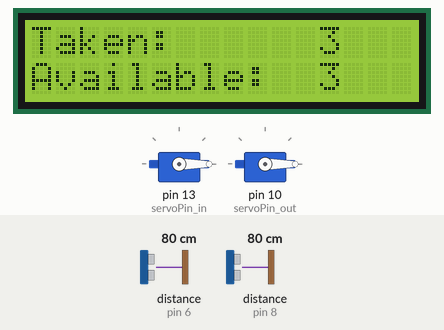
Simulated run of this sketch. Board: Arduino Uno, built with avr-gcc and run on an emulated ATmega328P. On the bench: 16×2 character LCD, 2 × servo. Wiring (inferred from the names in the program): 2 × ultrasonic range finder: trigger pin 7, echo pin 6 / trigger pin 9, echo pin 8. The inputs (shaded band) are chosen by the test bench; at power-on: distance to the obstacle (sensors on pin 6, pin 8) 80 cm. The echo pulse lasts 58.3 µs per cm; what the sketch prints to the serial monitor is not drawn.

Above: at 1.2 s.
1.3 s: distance to the obstacle (sensor on pin 6) set to 57 cm
3.3 s: distance to the obstacle (sensor on pin 6) set to 47 cm
At 4.4 s:
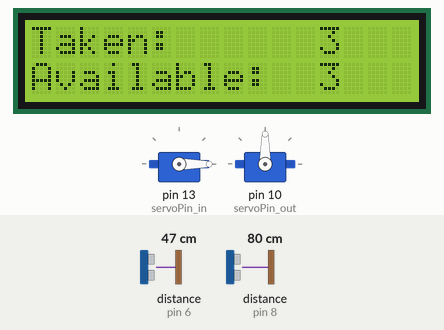
5.6 s: distance to the obstacle (sensor on pin 8) set to 57 cm
7.3 s: distance to the obstacle (sensor on pin 8) set to 47 cm
At 9.2 s:
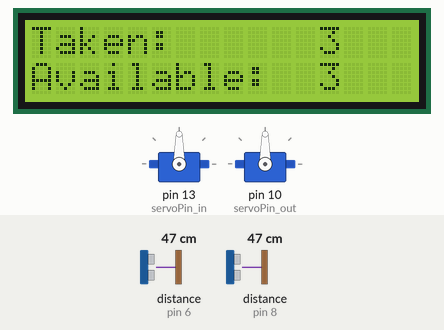
Timing chart, 0 to 10.6 s (numbered marks = the images above; inputs shaded):
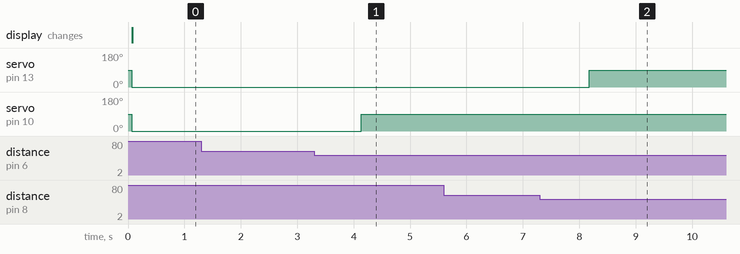

The sketch:

SmartCounting.ino
```cpp
#include <Servo.h>
#include <LiquidCrystal.h>

Servo myservo_in;
Servo myservo_out;

const unsigned int TRIG_PIN_IN = 9;
const unsigned int ECHO_PIN_IN = 8;
const unsigned int servoPin_in = 13;
const unsigned int TRIG_PIN_OUT = 7;
const unsigned int ECHO_PIN_OUT = 6;
const unsigned int servoPin_out = 10;

int pos_in = 0;
int lastPos_in = 0;
int pos_out = 0;
int lastPos_out = 0;
int slots = 3;  // Available slots
int take = 3;  // Taken slots
long lastTime_in = 0;
long lastTime_out = 0;
float distance_in = 0;
float distance_out = 0;

LiquidCrystal lcd(12, 11, 5, 4, 3, 2);

// This function will return the distance between object and sensor
float getDistance(int TRIG_PIN, int ECHO_PIN) {
  digitalWrite(TRIG_PIN, LOW);
  delayMicroseconds(2);
  digitalWrite(TRIG_PIN, HIGH);
  delayMicroseconds(10);
  digitalWrite(TRIG_PIN, LOW);
  return pulseIn(ECHO_PIN, HIGH) / 29 / 2;
}

void setup() {
  // set up the lcd's number of columns and rows:
  lcd.begin(16, 2);
  pinMode(TRIG_PIN_IN, OUTPUT);
  pinMode(ECHO_PIN_IN, INPUT);
  myservo_in.attach(servoPin_in);
  pinMode(TRIG_PIN_OUT, OUTPUT);
  pinMode(ECHO_PIN_OUT, INPUT);
  myservo_out.attach(servoPin_out);
  Serial.begin(9600);
  myservo_in.write(0);
  myservo_out.write(0);
}

void loop() {
  distance_in = getDistance(TRIG_PIN_IN, ECHO_PIN_IN);
  distance_out = getDistance(TRIG_PIN_OUT, ECHO_PIN_OUT);

  Serial.println(distance_out);
  Serial.println(distance_in);
  Serial.println("");
  lcd.setCursor(0, 0);

  if (distance_in == 0 || distance_out == 0) {
    lcd.clear();
    lcd.print("Sensor error");
    delay(1000);
    lcd.clear();
  } else {
    lcd.print("Taken:");
    lcd.setCursor(12, 0);
    lcd.print(take);
    lcd.setCursor(0, 1);
    lcd.print("Available:");
    lcd.setCursor(12, 1);
    lcd.print(slots);

    // for in
    if (distance_in <= 50) {
      pos_in = 90;
      lastTime_in = millis();
    } else {
      // setting delay for closing the door after object move out of sensor range
      if ( millis() - lastTime_in >= 5000 && pos_in == 90) {
        pos_in = 0;
      }
    }

    // If no available slot left, door will not open
    if (slots > 0) {
      if (pos_in == 0 && lastPos_in == 90) {
        slots -= 1;
        take += 1;
      }
      myservo_in.write(pos_in);
    }

    lastPos_in = pos_in;
    Serial.println(pos_in);

    // for out
    if (distance_out <= 50) {
      pos_out = 90;
      lastTime_out = millis();
    } else {
      // setting delay for closing the door after object move out of sensor range
      if ( millis() - lastTime_out >= 5000 && pos_out == 90) {
        pos_out = 0;
      }
    }

    // If all slots are free, door will not open, for security
    if (take > 0) {
      if (pos_out == 0 && lastPos_out == 90) {
        slots += 1;
        take -= 1;
      }
      myservo_out.write(pos_out);
    }
    lastPos_out = pos_out;
  }
    Serial.println(pos_out);
    delay(1000);    // intentionally limit the scanning cycle to prevent error
}
```

Measured:
- the behaviour switches between 52 and 51 cm on distance to the obstacle (sensor on pin 6) (found by bisection; images 0 and 1)
- the behaviour switches between 52 and 51 cm on distance to the obstacle (sensor on pin 8) (found by bisection; images 1 and 2)
- after the input at 1.3 s, every drawn part: stays the same
- after the input at 3.3 s, servo on pin 10 (servoPin_out): 0° → 90° after 0.83 s
- after the input at 5.6 s, every drawn part: stays the same
- after the input at 7.3 s, servo on pin 13 (servoPin_in): 0° → 90° after 0.88 s
